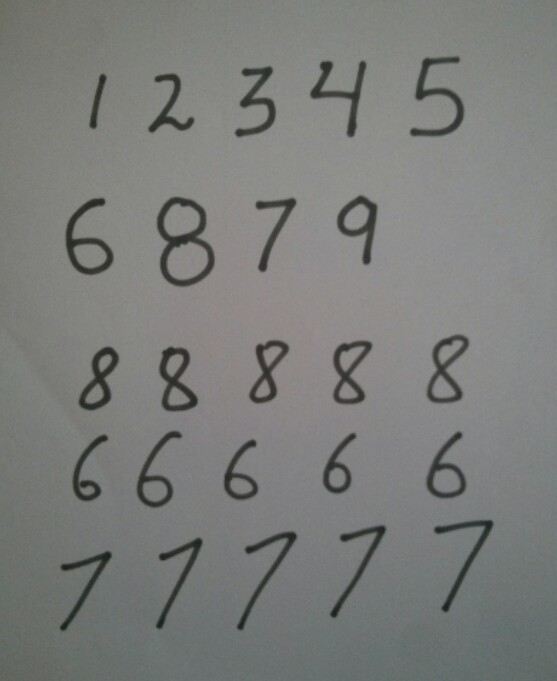
#> input picture HOG Algorithm/test_photo_1.jpg, 557 x 681 px
$ python test.py
#> lines starting #> are read from the running program, lines starting #| are printed output that depends on the picture; after the words box and inside, x2 and y2 are one past the last pixel; in counts of white or black regions, pixels touching at a corner belong together
# Import the modules
import cv2
import joblib
from skimage.feature import hog
import numpy as np
import Hog
from numpy import *


model = joblib.load("model.npy")
#> (reads HOG Algorithm/model.npy from the repository)

# Read the input image
im = cv2.imread("./test_photo_1.jpg")
#> im is the input picture: shape (681, 557, 3); mean B, G, R 122.1, 124.5, 123.1

# Convert to grayscale and apply Gaussian filtering
im_gray = cv2.cvtColor(im, cv2.COLOR_BGR2GRAY)
im_gray = cv2.GaussianBlur(im_gray, (5, 5), 0)

# Threshold the image
ret, im_th = cv2.threshold(im_gray, 90, 255, cv2.THRESH_BINARY_INV)
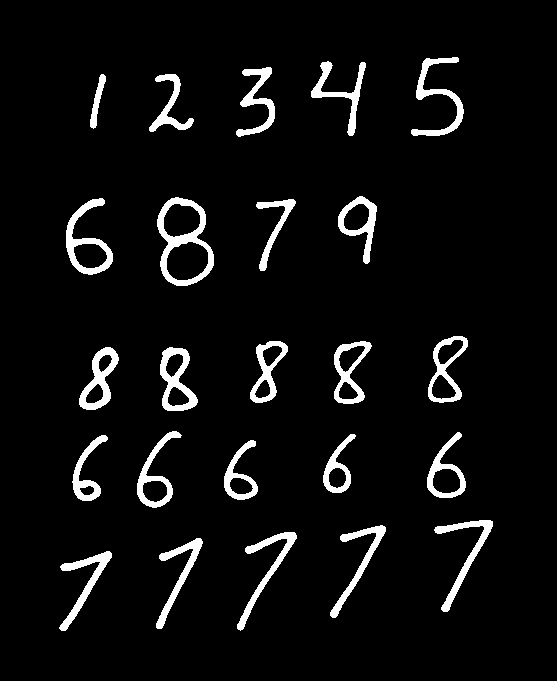
#> im_th: shape (681, 557); 5.7% white; 24 white regions

# Find contours in the image
ctrs, hier = cv2.findContours(im_th.copy(), cv2.RETR_EXTERNAL, cv2.CHAIN_APPROX_SIMPLE)
#> ctrs = 24 contours; largest, box (x1, y1, x2, y2) and area: (157, 197, 214, 286) 3632, (66, 198, 113, 275) 1645, (160, 347, 198, 411) 1524, (428, 336, 468, 403) 1496, (334, 341, 372, 404) 1391

# Get rectangles contains each contour
rects = [cv2.boundingRect(ctr) for ctr in ctrs]
#> rects = 24 items, first 6: (59, 551, 53, 80), (156, 538, 47, 91), (237, 532, 60, 99), (330, 525, 56, 93), (434, 520, 59, 92), (224, 440, 34, 60)

# For each rectangular region, calculate HOG features and predict
# the digit using Linear SVM.
count = 1
for rect in rects:
    # Draw the rectangles
    cv2.rectangle(im, (rect[0], rect[1]), (rect[0] + rect[2], rect[1] + rect[3]), (0, 0, 255), 3)
    # Make the rectangular region around the digit
    leng = int(rect[3] * 1.6)
    pt1 = int(rect[1] + rect[3] // 2 - leng // 2)
    pt2 = int(rect[0] + rect[2] // 2 - leng // 2)
    image = im_th[pt1:pt1+leng, pt2:pt2+leng]
    # Resize the image
    image = cv2.resize(image, (64, 128), interpolation=cv2.INTER_AREA)
    image = cv2.dilate(image, (3, 3))
    #cv2.imwrite(str(count)+".png", image)


    feature_vector = hog(image, orientations=9, pixels_per_cell=(8, 8), cells_per_block=(2, 2))
    hog_prediction_number = model.predict(np.array([feature_vector], 'float64'))
    cv2.putText(im, str(int(hog_prediction_number[0])), (rect[0], rect[1]),cv2.FONT_HERSHEY_DUPLEX, 2, (0, 255, 255), 3)
    count = count + 1
#> this loop made 24 passes
#> (rect, leng, pt1, pt2, hog_prediction_number) on passes 1 to 12: ((59, 551, 53, 80), 128, 527, 21, [7]), ((156, 538, 47, 91), 145, 511, 107, [7]), ((237, 532, 60, 99), 158, 502, 188, [7]), ((330, 525, 56, 93), 148, 497, 284, [7]), ((434, 520, 59, 92), 147, 493, 390, [2]), ((224, 440, 34, 60), 96, 422, 193, [4]), ((72, 435, 36, 66), 105, 416, 38, [2]), ((323, 434, 33, 59), 94, 416, 292, [4]), ((427, 432, 39, 66), 105, 413, 394, [5]), ((137, 431, 45, 77), 123, 408, 98, [4]), ((160, 347, 38, 64), 102, 328, 128, [5]), ((79, 347, 40, 63), 100, 328, 49, [2])
#> pass 1, `image = im_th[pt1:pt1+leng, pt2:pt2+leng]`:
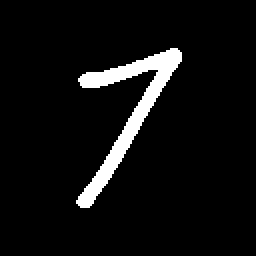
#> image: shape (128, 128) (shown 2 times larger); 5.9% white; 1 white region, box (x1, y1, x2, y2) and area: (38, 24, 91, 104) 963
#> pass 1, `image = cv2.resize(image, (64, 128), interpolation=cv2.INTER_AREA)`:
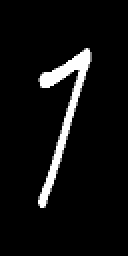
#> image: shape (128, 64) (shown 2 times larger); min 0, max 255, mean 15
#> pass 2, `image = im_th[pt1:pt1+leng, pt2:pt2+leng]`:
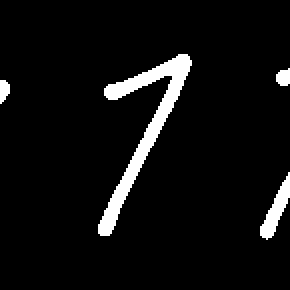
#> image: shape (145, 145) (shown 2 times larger); 5.8% white; 4 white regions, box (x1, y1, x2, y2) and area: (49, 27, 96, 118) 923, (130, 86, 145, 120) 198, (138, 34, 145, 43) 50, (0, 40, 5, 52) 45
#> after the loop:
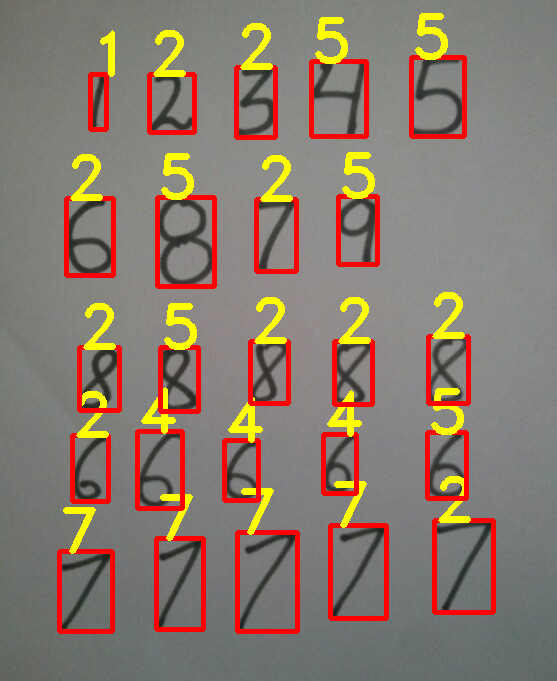
#> im: shape (681, 557, 3); 10.54% of pixels changed, all inside (x1, y1, x2, y2) = (57, 13, 496, 634)
#> after the loop:
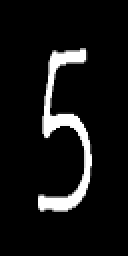
#> image: shape (128, 64) (shown 2 times larger); min 0, max 255, mean 19.5
#> after the loop, count = 25

cv2.imwrite('output.png', im)
print("Done")
print("image saved")
